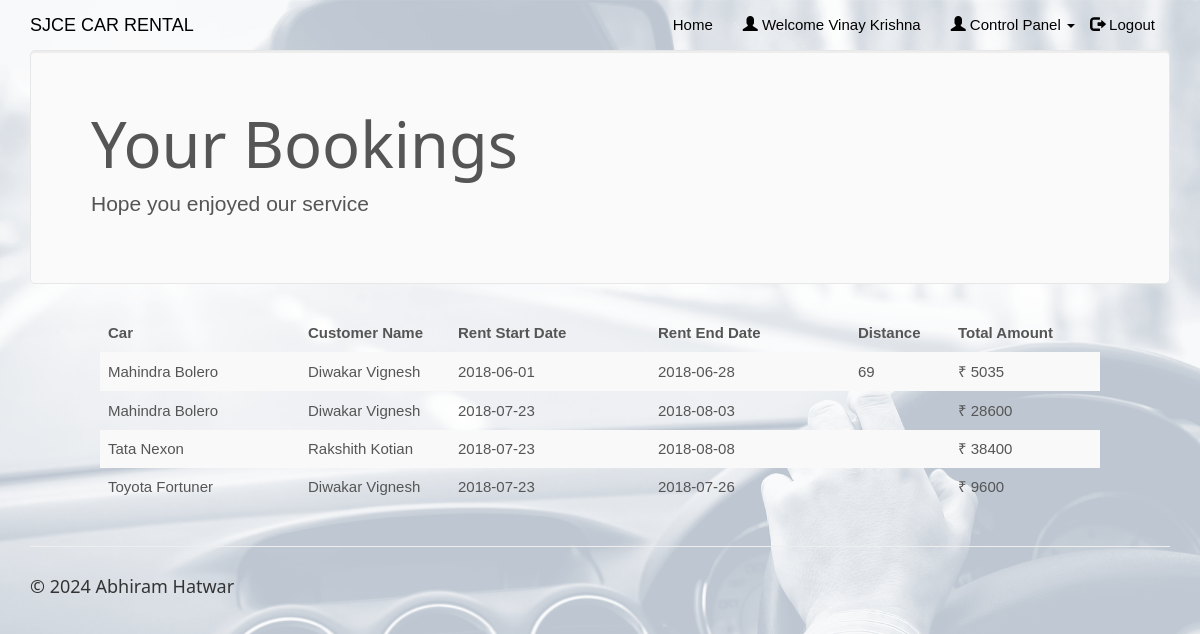
Page /clientview.php (signed in) on the committed database.
### tables this page shows
CREATE TABLE `rentedcars` (
  `id` int(100) NOT NULL,
  `customer_username` varchar(50) NOT NULL,
  `car_id` int(20) NOT NULL,
  `driver_id` int(20) NOT NULL,
  `booking_date` date NOT NULL,
  `rent_start_date` date NOT NULL,
  `rent_end_date` date NOT NULL,
  `car_return_date` date DEFAULT NULL,
  `fare` double NOT NULL,
  `charge_type` varchar(25) NOT NULL DEFAULT 'days',
  `distance` double DEFAULT NULL,
  `no_of_days` int(50) DEFAULT NULL,
  `total_amount` double DEFAULT NULL,
  `return_status` varchar(10) NOT NULL
);

CREATE TABLE `cars` (
  `car_id` int(20) NOT NULL,
  `car_name` varchar(50) NOT NULL,
  `car_nameplate` varchar(50) NOT NULL,
  `car_img` varchar(50) DEFAULT 'NA',
  `ac_price` float NOT NULL,
  `non_ac_price` float NOT NULL,
  `ac_price_per_day` float NOT NULL,
  `non_ac_price_per_day` float NOT NULL,
  `car_availability` varchar(10) NOT NULL
);

CREATE TABLE `customers` (
  `customer_username` varchar(50) NOT NULL,
  `customer_name` varchar(50) NOT NULL,
  `customer_phone` varchar(15) NOT NULL,
  `customer_email` varchar(25) NOT NULL,
  `customer_address` varchar(50) NOT NULL,
  `customer_password` varchar(20) NOT NULL
);

### clientview.php (the view, shortened to what this page needs)
<!DOCTYPE html>
<html>
<?php
$conn = Connect();
?>
<head>
<link rel="stylesheet" href="assets/bootstrap/css/bootstrap.min.css">
<link rel="stylesheet" href="assets/fonts/font-awesome.min.css">
<link rel="stylesheet" href="assets/w3css/w3.css">
<link rel="stylesheet" type="text/css" href="assets/css/customerlogin.css">
<link rel="stylesheet" type="text/css" media="screen" href="assets/css/clientpage.css" />
</head>
<body id="page-top" data-spy="scroll" data-target=".navbar-fixed-top">
    <nav class="navbar navbar-custom navbar-fixed-top" role="navigation" style="color: black">
        <div class="container">
            <div class="navbar-header">
                <a class="navbar-brand page-scroll" href="index.php">
                   SJCE CAR RENTAL </a>
            </div>
            <?php
                if(isset($_SESSION['login_client'])){
            ?>
            <div class="collapse navbar-collapse navbar-right navbar-main-collapse">
                <ul class="nav navbar-nav">
                    <li>
                        <a href="index.php">Home</a>
                    </li>
                    <li>
                        <a href="#"><span class="glyphicon glyphicon-user"></span> Welcome <?php echo $_SESSION['login_client']; ?></a>
                    </li>
                    <li>
                    <ul class="nav navbar-nav navbar-right">
            <li><a href="#" class="dropdown-toggle active" data-toggle="dropdown" role="button" aria-haspopup="true" aria-expanded="false"><span class="glyphicon glyphicon-user"></span> Control Panel <span class="caret"></span> </a>
            </li>
          </ul>
                    </li>
                    <li>
                        <a href="logout.php"><span class="glyphicon glyphicon-log-out"></span> Logout</a>
                    </li>
                </ul>
            </div>
            <?php
                }
                ?>
        </div>
    </nav>
<?php $login_client = $_SESSION['login_client'];
    $sql1 = "SELECT * FROM rentedcars rc, clientcars cc, customers c, cars WHERE cc.client_username = '$login_client' AND cc.car_id = rc.car_id AND rc.return_status = 'R' AND c.customer_username = rc.customer_username AND cc.car_id = cars.car_id";
    $result1 = $conn->query($sql1);
    if (mysqli_num_rows($result1) > 0) {
?>
<div class="container">
      <div class="jumbotron">
        <h1>Your Bookings</h1>
        <p> Hope you enjoyed our service </p>
      </div>
    </div>
    <div class="table-responsive" style="padding-left: 100px; padding-right: 100px;" >
<table class="table table-striped">
  <thead class="thead-dark">
<tr>
<th width="20%">Car</th>
<th width="15%">Customer Name</th>
<th width="20%">Rent Start Date</th>
<th width="20%">Rent End Date</th>
<th width="10%">Distance</th>
<th width="15%">Total Amount</th>
</tr>
</thead>
<?php
        while($row = mysqli_fetch_assoc($result1)) {
?>
<tr>
<td><?php echo $row["car_name"]; ?></td>
<td><?php echo $row["customer_name"]; ?></td>
<td><?php echo $row["rent_start_date"] ?></td>
<td><?php echo $row["rent_end_date"]; ?></td>
<td><?php echo $row["distance"]; ?></td>
<td>&#8377; <?php echo $row["total_amount"]; ?></td>
</tr>
<?php        } ?>
                </table>
                </div>
            <?php
        } ?>
</body>
<footer class="site-footer">
        <div class="container">
            <hr>
            <div class="row">
                <div class="col-sm-6">
                    <h5>© 2024 Abhiram Hatwar</h5>
                </div>
            </div>
        </div>
    </footer>
</html>

### assets/w3css/w3.css (style rules this page uses)
*,*:before,*:after { box-sizing:inherit }
html { -ms-text-size-adjust:100%;-webkit-text-size-adjust:100% }
body { margin:0 }
article,aside,details,figcaption,figure,footer,header,main,menu,nav,section,summary { display:block }
a { background-color:transparent;-webkit-text-decoration-skip:objects }
hr { box-sizing:content-box;height:0;overflow:visible }
html,body { font-family:Verdana,sans-serif;font-size:15px;line-height:1.5 }
html { overflow-x:hidden }
h1 { font-size:36px }
h5 { font-size:18px }
h1,h2,h3,h4,h5,h6 { font-family:"Segoe UI",Arial,sans-serif;font-weight:400;margin:10px 0 }
hr { border:0;border-top:1px solid #eee;margin:20px 0 }
a { color:inherit }

### assets/css/customerlogin.css (style rules this page uses)
body, html { height: 100%; }
body { padding-top: 50px; background: url("../../assets/img/forcustomer.png"); background-size: 100%; }
footer { display: block; }

### rows in the picture
rentedcars: car.car_name "Mahindra Bolero", customer_username.customer_name "Diwakar Vignesh", rent_start_date "2018-06-01", rent_end_date "2018-06-28", distance "69", total_amount "5035"
rentedcars: car.car_name "Mahindra Bolero", customer_username.customer_name "Diwakar Vignesh", rent_start_date "2018-07-23", rent_end_date "2018-08-03", total_amount "28600"
rentedcars: car.car_name "Tata Nexon", customer_username.customer_name "Rakshith Kotian", rent_start_date "2018-07-23", rent_end_date "2018-08-08", total_amount "38400"
rentedcars: car.car_name "Toyota Fortuner", customer_username.customer_name "Diwakar Vignesh", rent_start_date "2018-07-23", rent_end_date "2018-07-26", total_amount "9600"

### other values in the picture
$_SESSION['login_client'] "Vinay Krishna"
